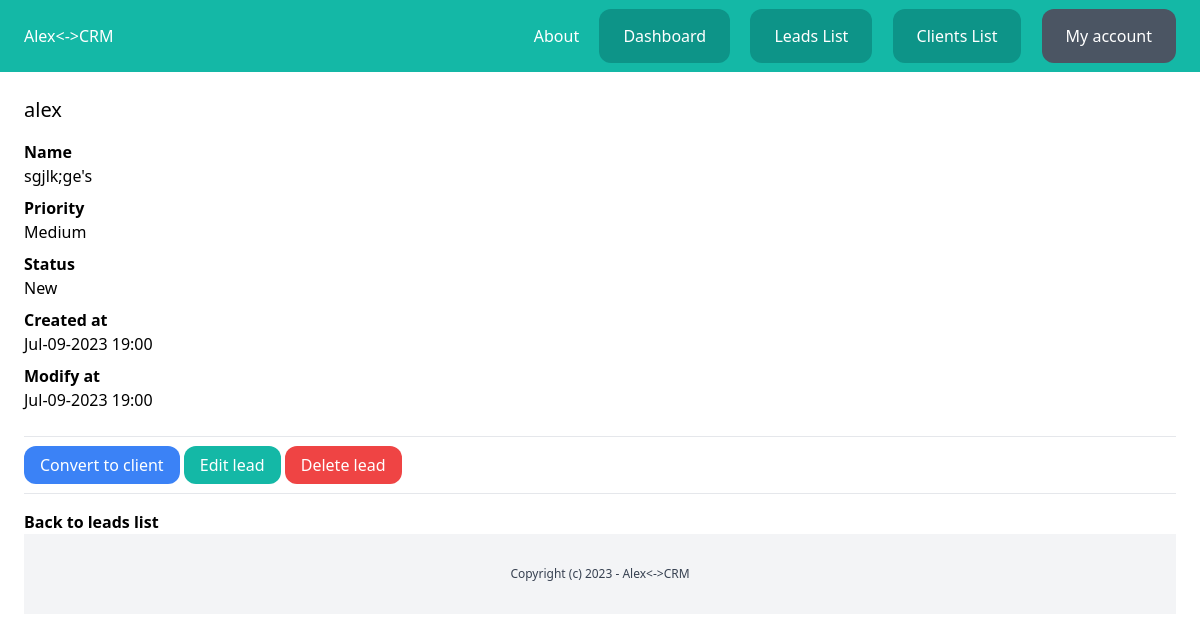
The page /dashboard/lead/10/ (signed in) on the database as committed earlier.
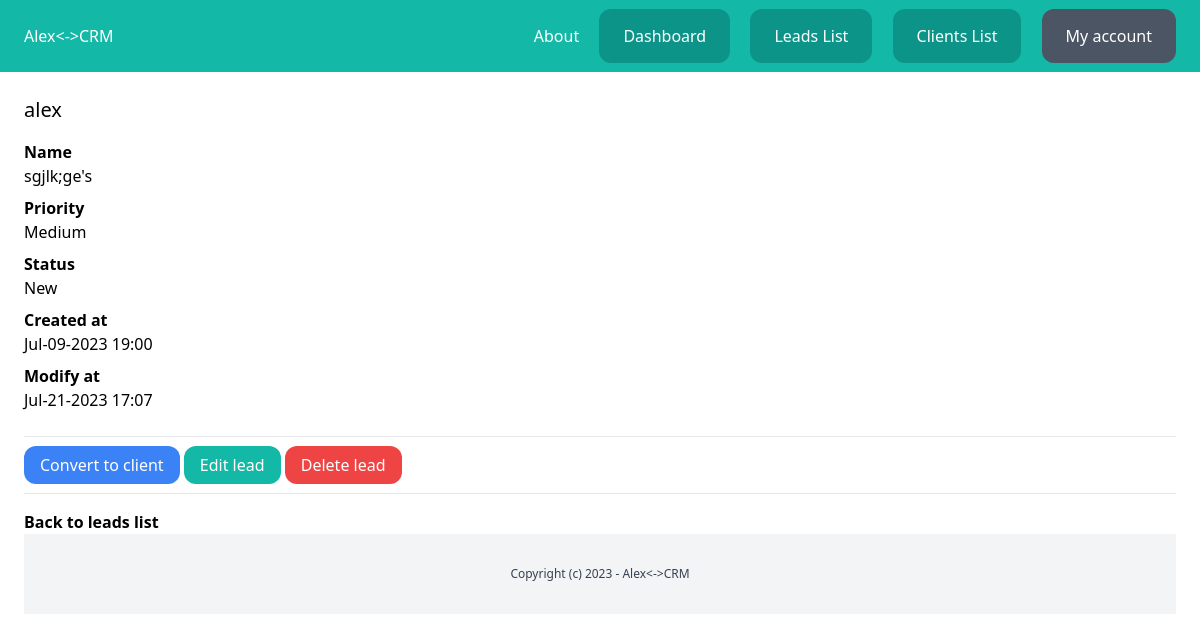
The same page on the database as committed later.
### lead/models.py (models this page shows, shortened)
class Lead(models.Model):
    LOW = 'low'
    MEDIUM = 'medium'
    HIGH = 'high'
    CHOISE_PRIORITY = (
        (LOW, 'Low'),
        (MEDIUM, 'Medium'),
        (HIGH, 'High'),
    )
    NEW = 'new'
    CONTACTED = 'contacted'
    WON = 'won'
    LOST = 'lost'
    CHOICES_STATUS = (
        (NEW, 'New'),
        (CONTACTED, 'Contacted'),
        (WON, 'Won'),
        (LOST, 'Lost'),
    )
    team= models.ForeignKey(Team, related_name='leads', on_delete=models.CASCADE)
    name = models.CharField(max_length=250)
    email = models.EmailField()
    description = models.TextField(blank=True, null=True)
    priority = models.CharField(max_length=20, choices=CHOISE_PRIORITY, default=MEDIUM)
    status = models.CharField(max_length=20, choices=CHOICES_STATUS, default=NEW)
    converted_to_client = models.BooleanField(default=False)
    create_by = models.ForeignKey(User, related_name='leads', on_delete=models.CASCADE)
    create_at = models.DateTimeField(auto_now_add=True)
    modified_at = models.DateTimeField(auto_now=True) #automatically updated
    class Meta:
        ordering = ('name',)

### lead/views.py (the view)
# urls.py: path('<int:pk>/', views.leads_detail, name='leads_detail'),
@login_required
def leads_detail(request, pk):
    lead = get_object_or_404(Lead,create_by=request.user, pk=pk)
    return render(request, 'lead/leads_detail.html', {
        'lead': lead
    })

### lead/templates/lead/leads_detail.html (shortened to what this page needs)
{% extends 'core/base.html' %}
{% block content %}
    <div class="py-6 px-6">
        <h1 class="mb-4 text-xl">{{ lead.name }}</h1>
        {% if lead.description %}
            <p class="font-semibold">Name</p>
            <p class="mb-2">{{ lead.description }}</p>
        {% endif %}
        <p class="font-semibold">Priority</p>
        <p class="mb-2">{{ lead.get_priority_display }}</p>
        <p class="font-semibold">Status</p>
        <p class="mb-2">{{ lead.get_status_display }}</p>
        <p class="font-semibold">Created at</p>
        <p class="mb-2">{{ lead.create_at|date:"M-d-Y H:i" }}</p>
        <p class="font-semibold">Modify at</p>
        <p class="mb-6">{{ lead.modified_at|date:"M-d-Y H:i" }}</p>
        <hr class="my-4">
        <a href="{% url 'leads_convert' lead.id %}" class="py-2 px-4 rounded-xl bg-blue-500 text-white">Convert to client</a>
        <a href="{% url 'leads_edit' lead.id %}" class="py-2 px-4 rounded-xl bg-teal-500 text-white">Edit lead</a>
        <a href="{% url 'leads_delete' lead.id %}" class="py-2 px-4 rounded-xl bg-red-500 text-white">Delete lead</a>
        <hr class="my-4">
        <a class="font-semibold" href="{% url 'leads_list' %}">Back to leads list</a>
{% endblock%}

Rows that differ between the two databases and show on the page:
changed Lead "alex": modified_at "Jul-09-2023 19:00" → "Jul-21-2023 17:07"
